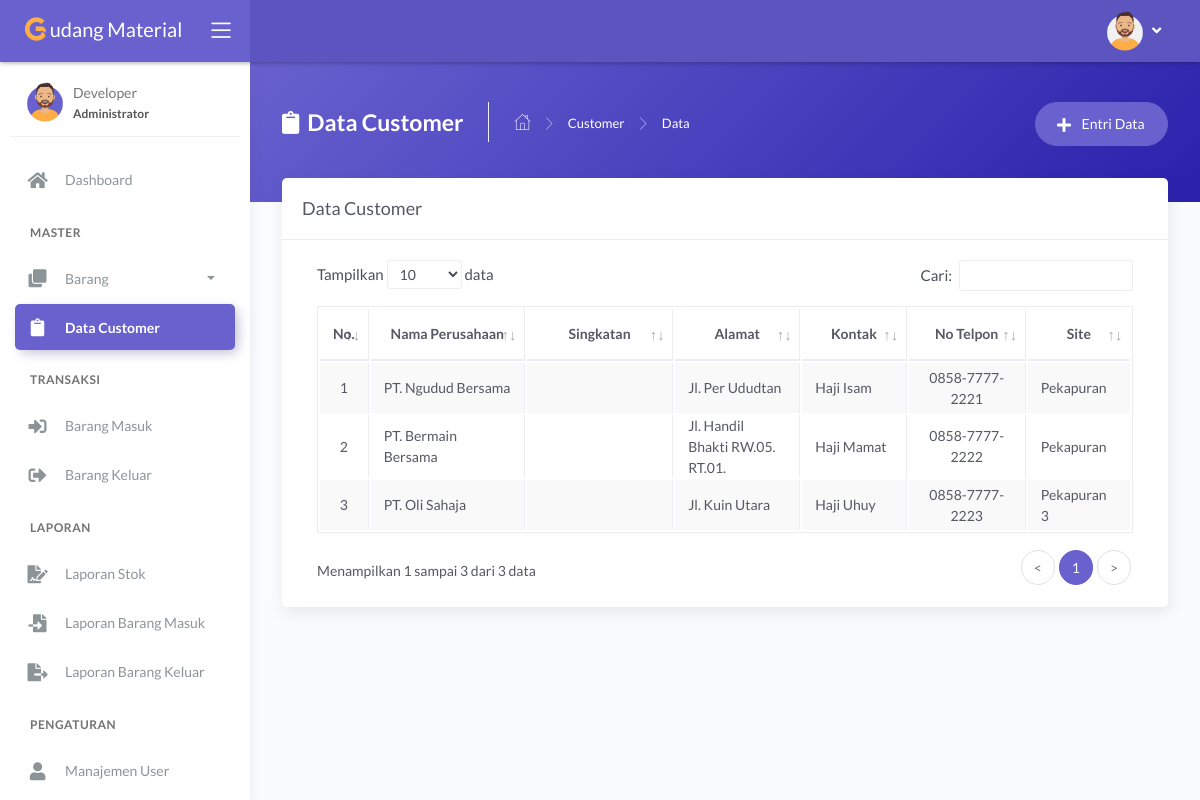
The app's page /main.php?module=data_customer (signed in), older data.
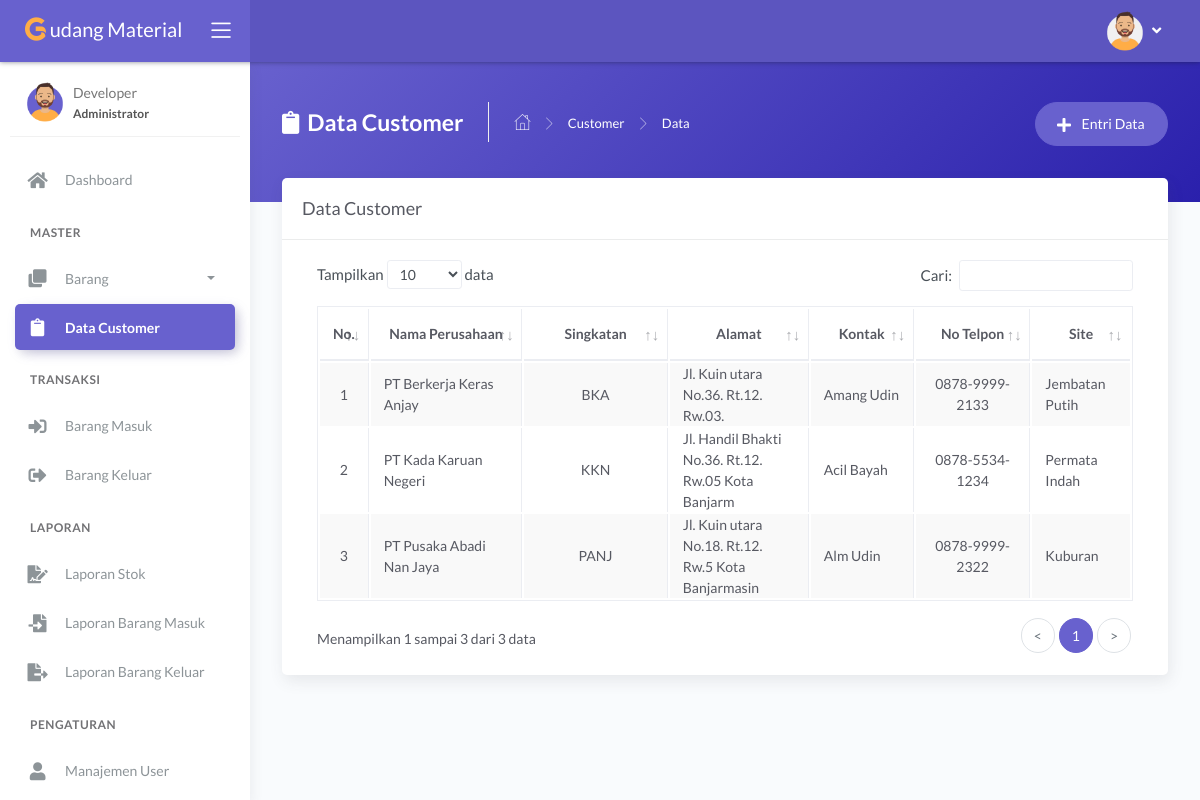
The same page, newer data.
### tables this page shows
CREATE TABLE `tbl_customer` (
  `id_customer` int(11) NOT NULL,
  `nama_perusahaan` varchar(50) NOT NULL,
  `singkatan` varchar(10) NOT NULL,
  `alamat` varchar(50) NOT NULL,
  `kontak` varchar(25) DEFAULT NULL,
  `no_tlp` varchar(15) DEFAULT NULL,
  `sites` varchar(50) DEFAULT NULL
);

### modules/data-customer/tampil_data.php (the view, shortened to what this page needs)
<?php
if (basename($_SERVER['PHP_SELF']) === basename(__FILE__)) {
  header('location: 404.html');
}
else {
?>
  <div class="panel-header bg-secondary-gradient">
    <div class="page-inner py-45">
      <div class="d-flex align-items-left align-items-md-top flex-column flex-md-row">
        <div class="page-header text-white">
          <h4 class="page-title text-white"><i class="fas fa-clipboard mr-2"></i>Data Customer</h4>
          <ul class="breadcrumbs">
            <li class="nav-home"><a href="?module=dashboard"><i class="flaticon-home text-white"></i></a></li>
            <li class="separator"><i class="flaticon-right-arrow"></i></li>
            <li class="nav-item"><a href="?module=data_customer" class="text-white">Customer</a></li>
            <li class="separator"><i class="flaticon-right-arrow"></i></li>
            <li class="nav-item"><a>Data</a></li>
          </ul>
        </div>
        <div class="ml-md-auto py-2 py-md-0">
          <a href="?module=form_entri_customer" class="btn btn-secondary btn-round">
            <span class="btn-label"><i class="fa fa-plus mr-2"></i></span> Entri Data
          </a>
        </div>
      </div>
    </div>
  </div>
  <div class="page-inner mt--5">
    <div class="card">
      <div class="card-header">
        <div class="card-title">Data Customer</div>
      </div>
      <div class="card-body">
        <div class="table-responsive">
          <table id="basic-datatables" class="display table table-bordered table-striped table-hover">
            <thead>
              <tr>
                <th width="20"  class="text-center">No.</th>
                <th width="250" class="text-center">Nama Perusahaan</th>
                <th width="250" class="text-center">Singkatan</th>
                <th width="200" class="text-center">Alamat</th>
                <th width="150"  class="text-center">Kontak</th>
                <th width="200" class="text-center">No Telpon</th>
                <th width="100" class="text-center">Site</th>
              </tr>
            </thead>
            <tbody>
              <?php
              $no = 1;
              $query = mysqli_query($mysqli, "SELECT *
                                              FROM tbl_customer
                                              ")
                                              or die('Ada kesalahan pada query tampil data : ' . mysqli_error($mysqli));
              while ($data = mysqli_fetch_assoc($query)) { ?>
              <?php
                $no_tlp = $data['no_tlp'];
                $format = substr($no_tlp, 0, 4) . "-" . substr($no_tlp, 4, 4) . "-" . substr($no_tlp, 8, 4);
              ?>
                <tr>
                  <td class="text-center"><?php echo $no++; ?></td>
                  <td class="text-left"><?php echo $data['nama_perusahaan']; ?></td>
                  <td class="text-center"><?php echo $data['singkatan']; ?></td>
                  <td class="text-left"><?php echo $data['alamat']; ?></td>
                  <td class="text-left"><?php echo $data['kontak']; ?></td>
                  <td class="text-center"><?php echo $format; ?></td>
                  <td class="text-left"><?php echo $data['sites']; ?></td>
                </tr>
              <?php } ?>
            </tbody>
          </table>
        </div>
      </div>
    </div>
  </div>
<?php } ?>

Row changes from the older to the newer data that the page shows:
removed tbl_customer: nama_perusahaan "PT. Ngudud Bersama", alamat "Jl. Per Ududtan", kontak "Haji Isam", no_tlp "0858-7777-2221", sites "Pekapuran"
removed tbl_customer: nama_perusahaan "PT. Bermain Bersama", alamat "Jl. Handil Bhakti RW.05. RT.01.", kontak "Haji Mamat", no_tlp "0858-7777-2222", sites "Pekapuran"
removed tbl_customer: nama_perusahaan "PT. Oli Sahaja", alamat "Jl. Kuin Utara", kontak "Haji Uhuy", no_tlp "0858-7777-2223", sites "Pekapuran 3"
added tbl_customer: nama_perusahaan "PT Berkerja Keras Anjay", singkatan "BKA", alamat "Jl. Kuin utara No.36. Rt.12. Rw.03.", kontak "Amang Udin", no_tlp "0878-9999-2133", sites "Jembatan Putih"
added tbl_customer: nama_perusahaan "PT Kada Karuan Negeri", singkatan "KKN", alamat "Jl. Handil Bhakti No.36. Rt.12. Rw.05 Kota Banjarm", kontak "Acil Bayah", no_tlp "0878-5534-1234", sites "Permata Indah"
added tbl_customer: nama_perusahaan "PT Pusaka Abadi Nan Jaya", singkatan "PANJ", alamat "Jl. Kuin utara No.18. Rt.12. Rw.5 Kota Banjarmasin", kontak "Alm Udin", no_tlp "0878-9999-2322", sites "Kuburan"
